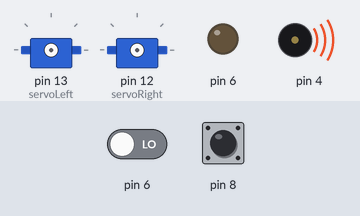
Simulated run of this sketch. Board: Arduino Uno, built with avr-gcc and run on an emulated ATmega328P. Parts: 2 × servo, output pins drawn as LEDs (lit = HIGH), buzzer (waves = sounding). Inputs (shaded band) come from the test bench; at power-on: pin 8 LOW, pin 6 LOW.

Above: at 0.1 s.
At 2.2 s:
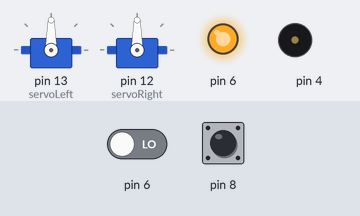
2.3 s: pin 8 pulsed HIGH 5 times (0.12 s each, 0.3 s apart)
5.3 s: pin 8 driven HIGH
6.8 s: pin 8 driven LOW
Timing chart, 0 to 9.8 s (numbered marks = the images above; inputs shaded):
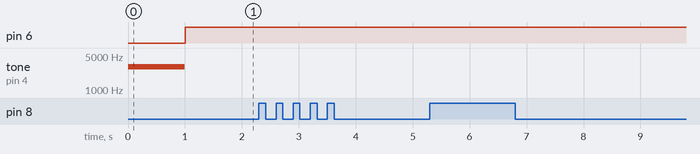

The sketch:

ShieldBot_Ch6_Project3.ino
```cpp
/*
 * Robotics with the BOE Shield - Chapter 6, Project 3
 * Roams toward light and away from shade.
 */

#include <Servo.h>                           // Include servo library

Servo servoLeft;                             // Declare left and right servos
Servo servoRight;

void setup()                                 // Built-in initialization block
{
  tone(4, 3000, 1000);                       // Play tone for 1 second
  delay(1000);                               // Delay to finish tone

  servoLeft.attach(13);                      // Attach left signal to pin 13
  servoRight.attach(12);                     // Attach right signal to pin 12
}

void loop()                                  // Main loop auto-repeats
{
  float tLeft = float(rcTime(8));            // Get left light & make float
  float tRight = float(rcTime(6));           // Get right light & make float

  // Add this if condition to stop under the bright lamp.
  if((tRight + tLeft) < 1300.0)              // If A3 voltage greater than 2
  {
    servoLeft.detach();                      // Stop servo signals
    servoRight.detach();
  }

  float ndShade;                             // Normalized differential shade
  ndShade = tRight / (tLeft+tRight) - 0.5;   // Calculate it and subtract 0.5

  int speedLeft, speedRight;                 // Declare speed variables

  if (ndShade > 0.0)                         // Shade on right?
  {                                          // Slow down left wheel
    speedLeft = int(200.0 - (ndShade * 1000.0));
    speedLeft = constrain(speedLeft, -200, 200);
    speedRight = 200;                        // Full speed right wheel
  }
  else                                       // Shade on Left?
  {                                          // Slow down right wheel
    speedRight = int(200.0 + (ndShade * 1000.0));
    speedRight = constrain(speedRight, -200, 200);
    speedLeft = 200;                         // Full speed left wheel
  }

  maneuver(speedLeft, speedRight, 20);       // Set wheel speeds
}

long rcTime(int pin)                         // rcTime measures decay at pin
{
  pinMode(pin, OUTPUT);                      // Charge capacitor
  digitalWrite(pin, HIGH);                   // ..by setting pin ouput-high
  delay(5);                                  // ..for 5 ms
  pinMode(pin, INPUT);                       // Set pin to input
  digitalWrite(pin, LOW);                    // ..with no pullup
  long time  = micros();                     // Mark the time
  while(digitalRead(pin));                   // Wait for voltage < threshold
  time = micros() - time;                    // Calculate decay time
  return time;                               // Returns decay time
}

// maneuver function
void maneuver(int speedLeft, int speedRight, int msTime)
{
  servoLeft.writeMicroseconds(1500 + speedLeft);   // Set Left servo speed
  servoRight.writeMicroseconds(1500 - speedRight); // Set right servo speed
  if(msTime==-1)                                   // if msTime = -1
  {
    servoLeft.detach();                            // Stop servo signals
    servoRight.detach();
  }
  delay(msTime);                                   // Delay for msTime
}
```
